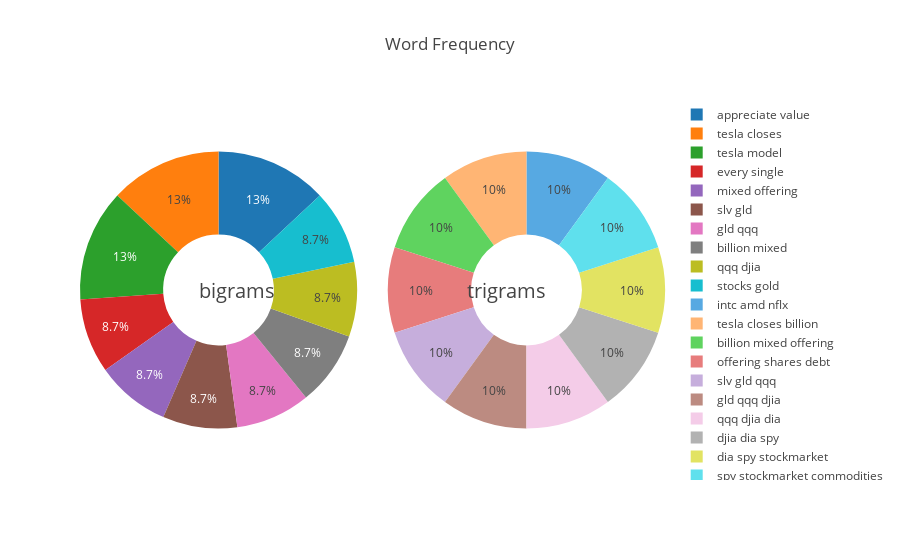

Notebook code for this chart:
### Markdown cell above
### Bigrams and Trigrams

Looking over word frequency can give us some great insight, but it may lack context.  To add some contextual analysis let's create the same visualization with the most frequently used bigrams and trigrams (these are groups of 2 and 3 words used together).  We'll do this by using the "n" keyword argument of the "get_word_count" function.

### Code cell
tweet_bigram_count = TwtrConvo.twtrconvo.get_word_count(tweet_blob, n=2)
tweet_trigram_count = TwtrConvo.twtrconvo.get_word_count(tweet_blob, n=3)

fig = TwtrConvo.plots.create_pie_chart(
    tweet_bigram_count, tweet_trigram_count, name_1='bigrams',
    name_2='trigrams')
iplot(fig)

### Figure 1 — Plotly figure (JSON) as saved in the notebook; plotly's stock layout.template omitted (floating-point values rounded to 4 significant figures)
{"data": [{"domain": {"column": 0}, "hole": 0.4, "labels": ["appreciate value", "tesla closes", "tesla model", "every single", "mixed offering", "slv gld", "gld qqq", "billion mixed", "qqq djia", "stocks gold"], "name": "bigrams", "type": "pie", "uid": "48b61c87-ebb7-42b4-b10b-c00f06f02ab3", "values": [3, 3, 3, 2, 2, 2, 2, 2, 2, 2]}, {"domain": {"column": 1}, "hole": 0.4, "labels": ["intc amd nflx", "tesla closes billion", "billion mixed offering", "offering shares debt", "slv gld qqq", "gld qqq djia", "qqq djia dia", "djia dia spy", "dia spy stockmarket", "spy stockmarket commodities"], "name": "trigrams", "type": "pie", "uid": "34194f2e-bfe3-43a2-8487-4bffaeb3475f", "values": [2, 2, 2, 2, 2, 2, 2, 2, 2, 2]}], "layout": {"annotations": [{"font": {"size": 20}, "showarrow": false, "text": "bigrams", "x": 0.2, "y": 0.5}, {"font": {"size": 20}, "showarrow": false, "text": "trigrams", "x": 0.8, "y": 0.5}], "grid": {"columns": 2, "rows": 1}, "title": "Word Frequency"}}
